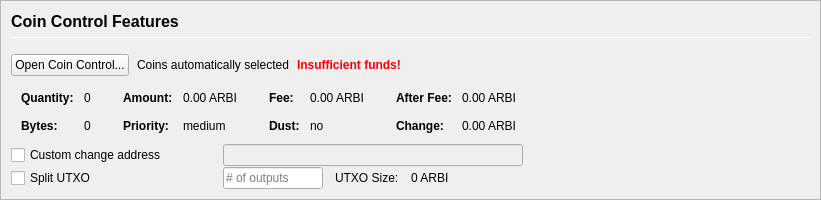
         <widget class="QFrame" name="frameCoinControl">
          <property name="sizePolicy">
           <sizepolicy hsizetype="Expanding" vsizetype="Expanding">
            <horstretch>0</horstretch>
            <verstretch>0</verstretch>
           </sizepolicy>
          </property>
          <property name="maximumSize">
           <size>
            <width>16777215</width>
            <height>16777215</height>
           </size>
          </property>
          <property name="frameShape">
           <enum>QFrame::StyledPanel</enum>
          </property>
          <property name="frameShadow">
           <enum>QFrame::Sunken</enum>
          </property>
          <layout class="QVBoxLayout" name="verticalLayoutCoinControl2">
           <property name="spacing">
            <number>0</number>
           </property>
           <property name="leftMargin">
            <number>0</number>
           </property>
           <property name="topMargin">
            <number>0</number>
           </property>
           <property name="rightMargin">
            <number>0</number>
           </property>
           <property name="bottomMargin">
            <number>0</number>
           </property>
           <item>
            <widget class="QFrame" name="frameCoinControl_BG">
             <layout class="QVBoxLayout" name="verticalLayoutCoinControl" stretch="0,0,0,0,0,0">
              <property name="spacing">
               <number>1</number>
              </property>
              <property name="leftMargin">
               <number>10</number>
              </property>
              <property name="topMargin">
               <number>10</number>
              </property>
              <item>
               <layout class="QHBoxLayout" name="horizontalLayoutCoinControl1">
                <property name="bottomMargin">
                 <number>15</number>
                </property>
                <item>
                 <layout class="QVBoxLayout" name="verticalLayout_3">
                  <property name="spacing">
                   <number>6</number>
                  </property>
                  <item>
                   <widget class="QLabel" name="labelCoinControlFeatures">
                    <property name="sizePolicy">
                     <sizepolicy hsizetype="Preferred" vsizetype="Maximum">
                      <horstretch>0</horstretch>
                      <verstretch>0</verstretch>
                     </sizepolicy>
                    </property>
                    <property name="minimumSize">
                     <size>
                      <width>0</width>
                      <height>20</height>
                     </size>
                    </property>
                    <property name="font">
                     <font>
                      <pointsize>12</pointsize>
                      <weight>75</weight>
                      <bold>true</bold>
                     </font>
                    </property>
                    <property name="styleSheet">
                     <string notr="true">font-weight:bold;</string>
                    </property>
                    <property name="text">
                     <string>Coin Control Features</string>
                    </property>
                   </widget>
                  </item>
                  <item>
                   <widget class="Line" name="line">
                    <property name="minimumSize">
                     <size>
                      <width>0</width>
                      <height>1</height>
                     </size>
                    </property>
                    <property name="maximumSize">
                     <size>
                      <width>16777215</width>
                      <height>1</height>
                     </size>
                    </property>
                    <property name="orientation">
                     <enum>Qt::Horizontal</enum>
                    </property>
                   </widget>
                  </item>
                 </layout>
                </item>
               </layout>
              </item>
              <item>
               <layout class="QHBoxLayout" name="horizontalLayoutCoinControl2" stretch="0,0,0,0">
                <property name="spacing">
                 <number>8</number>
                </property>
                <property name="bottomMargin">
                 <number>10</number>
                </property>
                <item>
                 <widget class="QPushButton" name="pushButtonCoinControl">
                  <property name="styleSheet">
                   <string notr="true"/>
                  </property>
                  <property name="text">
                   <string>Open Coin Control...</string>
                  </property>
                  <property name="autoDefault">
                   <bool>false</bool>
                  </property>
                 </widget>
                </item>
                <item>
                 <widget class="QLabel" name="labelCoinControlAutomaticallySelected">
                  <property name="text">
                   <string>Coins automatically selected</string>
                  </property>
                  <property name="margin">
                   <number>5</number>
                  </property>
                 </widget>
                </item>
                <item>
                 <widget class="QLabel" name="labelCoinControlInsuffFunds">
                  <property name="font">
                   <font>
                    <weight>75</weight>
                    <bold>true</bold>
                   </font>
                  </property>
                  <property name="styleSheet">
                   <string notr="true">color:red;font-weight:bold;</string>
                  </property>
                  <property name="text">
                   <string>Insufficient funds!</string>
                  </property>
                  <property name="margin">
                   <number>5</number>
                  </property>
                 </widget>
                </item>
                <item>
                 <spacer name="horizontalSpacerCoinControl">
                  <property name="orientation">
                   <enum>Qt::Horizontal</enum>
                  </property>
                  <property name="sizeHint" stdset="0">
                   <size>
                    <width>40</width>
                    <height>1</height>
                   </size>
                  </property>
                 </spacer>
                </item>
               </layout>
              </item>
              <item>
               <widget class="QWidget" name="widgetCoinControl" native="true">
                <property name="sizePolicy">
                 <sizepolicy hsizetype="Preferred" vsizetype="Preferred">
                  <horstretch>0</horstretch>
                  <verstretch>0</verstretch>
                 </sizepolicy>
                </property>
                <property name="minimumSize">
                 <size>
                  <width>0</width>
                  <height>0</height>
                 </size>
                </property>
                <property name="styleSheet">
                 <string notr="true"/>
                </property>
                <layout class="QHBoxLayout" name="horizontalLayoutCoinControl5">
                 <property name="leftMargin">
                  <number>0</number>
                 </property>
                 <property name="topMargin">
                  <number>0</number>
                 </property>
                 <property name="rightMargin">
                  <number>0</number>
                 </property>
                 <property name="bottomMargin">
                  <number>0</number>
                 </property>
                 <item>
                  <layout class="QHBoxLayout" name="horizontalLayoutCoinControl3" stretch="0,0,0,1">
                   <property name="spacing">
                    <number>20</number>
                   </property>
                   <property name="topMargin">
                    <number>0</number>
                   </property>
                   <property name="bottomMargin">
                    <number>10</number>
                   </property>
                   <item>
                    <layout class="QFormLayout" name="formLayoutCoinControl1">
                     <property name="horizontalSpacing">
                      <number>10</number>
                     </property>
                     <property name="verticalSpacing">
                      <number>14</number>
                     </property>
                     <property name="leftMargin">
                      <number>10</number>
                     </property>
                     <property name="topMargin">
                      <number>4</number>
                     </property>
                     <property name="rightMargin">
                      <number>6</number>
                     </property>
                     <item row="0" column="0">
                      <widget class="QLabel" name="labelCoinControlQuantityText">
                       <property name="font">
                        <font>
                         <weight>75</weight>
                         <bold>true</bold>
                        </font>
                       </property>
                       <property name="text">
                        <string>Quantity:</string>
                       </property>
                       <property name="margin">
                        <number>0</number>
                       </property>
                      </widget>
                     </item>
                     <item row="0" column="1">
                      <widget class="QLabel" name="labelCoinControlQuantity">
                       <property name="cursor">
                        <cursorShape>IBeamCursor</cursorShape>
                       </property>
                       <property name="contextMenuPolicy">
                        <enum>Qt::ActionsContextMenu</enum>
                       </property>
                       <property name="text">
                        <string notr="true">0</string>
                       </property>
                       <property name="margin">
                        <number>0</number>
                       </property>
                       <property name="textInteractionFlags">
                        <set>Qt::LinksAccessibleByMouse|Qt::TextSelectableByKeyboard|Qt::TextSelectableByMouse</set>
                       </property>
                      </widget>
                     </item>
                     <item row="1" column="0">
                      <widget class="QLabel" name="labelCoinControlBytesText">
                       <property name="font">
                        <font>
                         <weight>75</weight>
                         <bold>true</bold>
                        </font>
                       </property>
                       <property name="text">
                        <string>Bytes:</string>
                       </property>
                      </widget>
                     </item>
                     <item row="1" column="1">
                      <widget class="QLabel" name="labelCoinControlBytes">
                       <property name="cursor">
                        <cursorShape>IBeamCursor</cursorShape>
                       </property>
                       <property name="contextMenuPolicy">
                        <enum>Qt::ActionsContextMenu</enum>
                       </property>
                       <property name="text">
                        <string notr="true">0</string>
                       </property>
                       <property name="textInteractionFlags">
                        <set>Qt::LinksAccessibleByMouse|Qt::TextSelectableByKeyboard|Qt::TextSelectableByMouse</set>
                       </property>
                      </widget>
                     </item>
                    </layout>
                   </item>
                   <item>
                    <layout class="QFormLayout" name="formLayoutCoinControl2">
                     <property name="horizontalSpacing">
                      <number>10</number>
                     </property>
                     <property name="verticalSpacing">
                      <number>14</number>
                     </property>
                     <property name="leftMargin">
                      <number>6</number>
                     </property>
                     <property name="topMargin">
                      <number>4</number>
                     </property>
                     <property name="rightMargin">
                      <number>6</number>
                     </property>
                     <item row="0" column="0">
                      <widget class="QLabel" name="labelCoinControlAmountText">
                       <property name="font">
                        <font>
                         <weight>75</weight>
                         <bold>true</bold>
                        </font>
                       </property>
                       <property name="text">
                        <string>Amount:</string>
                       </property>
                       <property name="margin">
                        <number>0</number>
                       </property>
                      </widget>
                     </item>
                     <item row="0" column="1">
                      <widget class="QLabel" name="labelCoinControlAmount">
                       <property name="cursor">
                        <cursorShape>IBeamCursor</cursorShape>
                       </property>
                       <property name="contextMenuPolicy">
                        <enum>Qt::ActionsContextMenu</enum>
                       </property>
                       <property name="text">
                        <string notr="true">0.00 ARBI</string>
                       </property>
                       <property name="textInteractionFlags">
                        <set>Qt::LinksAccessibleByMouse|Qt::TextSelectableByKeyboard|Qt::TextSelectableByMouse</set>
                       </property>
                      </widget>
                     </item>
                     <item row="1" column="0">
                      <widget class="QLabel" name="labelCoinControlPriorityText">
                       <property name="font">
                        <font>
                         <weight>75</weight>
                         <bold>true</bold>
                        </font>
                       </property>
                       <property name="text">
                        <string>Priority:</string>
                       </property>
                      </widget>
                     </item>
                     <item row="1" column="1">
                      <widget class="QLabel" name="labelCoinControlPriority">
                       <property name="cursor">
                        <cursorShape>IBeamCursor</cursorShape>
                       </property>
                       <property name="contextMenuPolicy">
                        <enum>Qt::ActionsContextMenu</enum>
                       </property>
                       <property name="text">
                        <string>medium</string>
                       </property>
                       <property name="textInteractionFlags">
                        <set>Qt::LinksAccessibleByMouse|Qt::TextSelectableByKeyboard|Qt::TextSelectableByMouse</set>
                       </property>
                      </widget>
                     </item>
                    </layout>
                   </item>
                   <item>
                    <layout class="QFormLayout" name="formLayoutCoinControl3">
                     <property name="horizontalSpacing">
                      <number>10</number>
                     </property>
                     <property name="verticalSpacing">
                      <number>14</number>
                     </property>
                     <property name="leftMargin">
                      <number>6</number>
                     </property>
                     <property name="topMargin">
                      <number>4</number>
                     </property>
                     <property name="rightMargin">
                      <number>6</number>
                     </property>
                     <item row="0" column="0">
                      <widget class="QLabel" name="labelCoinControlFeeText">
                       <property name="font">
                        <font>
                         <weight>75</weight>
                         <bold>true</bold>
                        </font>
                       </property>
                       <property name="text">
                        <string>Fee:</string>
                       </property>
                       <property name="margin">
                        <number>0</number>
                       </property>
                      </widget>
                     </item>
                     <item row="0" column="1">
                      <widget class="QLabel" name="labelCoinControlFee">
                       <property name="cursor">
                        <cursorShape>IBeamCursor</cursorShape>
                       </property>
                       <property name="contextMenuPolicy">
                        <enum>Qt::ActionsContextMenu</enum>
                       </property>
                       <property name="text">
                        <string notr="true">0.00 ARBI</string>
                       </property>
                       <property name="textInteractionFlags">
                        <set>Qt::LinksAccessibleByMouse|Qt::TextSelectableByKeyboard|Qt::TextSelectableByMouse</set>
                       </property>
                      </widget>
                     </item>
                     <item row="1" column="0">
                      <widget class="QLabel" name="labelCoinControlLowOutputText">
                       <property name="font">
                        <font>
                         <weight>75</weight>
                         <bold>true</bold>
                        </font>
                       </property>
                       <property name="text">
                        <string>Dust:</string>
                       </property>
                      </widget>
                     </item>
                     <item row="1" column="1">
                      <widget class="QLabel" name="labelCoinControlLowOutput">
                       <property name="cursor">
                        <cursorShape>IBeamCursor</cursorShape>
                       </property>
                       <property name="contextMenuPolicy">
                        <enum>Qt::ActionsContextMenu</enum>
                       </property>
                       <property name="text">
                        <string>no</string>
                       </property>
                       <property name="textInteractionFlags">
                        <set>Qt::LinksAccessibleByMouse|Qt::TextSelectableByKeyboard|Qt::TextSelectableByMouse</set>
                       </property>
                      </widget>
                     </item>
                    </layout>
                   </item>
                   <item>
                    <layout class="QFormLayout" name="formLayoutCoinControl4">
                     <property name="horizontalSpacing">
                      <number>10</number>
                     </property>
                     <property name="verticalSpacing">
                      <number>14</number>
                     </property>
                     <property name="leftMargin">
                      <number>6</number>
                     </property>
                     <property name="topMargin">
                      <number>4</number>
                     </property>
                     <property name="rightMargin">
                      <number>6</number>
                     </property>
                     <item row="0" column="0">
                      <widget class="QLabel" name="labelCoinControlAfterFeeText">
                       <property name="font">
                        <font>
                         <weight>75</weight>
                         <bold>true</bold>
                        </font>
                       </property>
                       <property name="text">
                        <string>After Fee:</string>
                       </property>
                       <property name="margin">
                        <number>0</number>
                       </property>
                      </widget>
                     </item>
                     <item row="0" column="1">
                      <widget class="QLabel" name="labelCoinControlAfterFee">
                       <property name="cursor">
                        <cursorShape>IBeamCursor</cursorShape>
                       </property>
                       <property name="contextMenuPolicy">
                        <enum>Qt::ActionsContextMenu</enum>
                       </property>
                       <property name="text">
                        <string notr="true">0.00 ARBI</string>
                       </property>
                       <property name="textInteractionFlags">
                        <set>Qt::LinksAccessibleByMouse|Qt::TextSelectableByKeyboard|Qt::TextSelectableByMouse</set>
                       </property>
                      </widget>
                     </item>
                     <item row="1" column="0">
                      <widget class="QLabel" name="labelCoinControlChangeText">
                       <property name="font">
                        <font>
                         <weight>75</weight>
                         <bold>true</bold>
                        </font>
                       </property>
                       <property name="text">
                        <string>Change:</string>
                       </property>
                      </widget>
                     </item>
                     <item row="1" column="1">
                      <widget class="QLabel" name="labelCoinControlChange">
                       <property name="cursor">
                        <cursorShape>IBeamCursor</cursorShape>
                       </property>
                       <property name="contextMenuPolicy">
                        <enum>Qt::ActionsContextMenu</enum>
                       </property>
                       <property name="text">
                        <string notr="true">0.00 ARBI</string>
                       </property>
                       <property name="textInteractionFlags">
                        <set>Qt::LinksAccessibleByMouse|Qt::TextSelectableByKeyboard|Qt::TextSelectableByMouse</set>
                       </property>
                      </widget>
                     </item>
                    </layout>
                   </item>
                  </layout>
                 </item>
                </layout>
               </widget>
              </item>
              <item>
               <layout class="QHBoxLayout" name="horizontalLayoutCoinControl4">
                <property name="spacing">
                 <number>12</number>
                </property>
                <property name="sizeConstraint">
                 <enum>QLayout::SetDefaultConstraint</enum>
                </property>
                <property name="topMargin">
                 <number>0</number>
                </property>
                <property name="rightMargin">
                 <number>0</number>
                </property>
                <item>
                 <widget class="QCheckBox" name="checkBoxCoinControlChange">
                  <property name="sizePolicy">
                   <sizepolicy hsizetype="Preferred" vsizetype="Preferred">
                    <horstretch>0</horstretch>
                    <verstretch>0</verstretch>
                   </sizepolicy>
                  </property>
                  <property name="minimumSize">
                   <size>
                    <width>200</width>
                    <height>0</height>
                   </size>
                  </property>
                  <property name="maximumSize">
                   <size>
                    <width>200</width>
                    <height>16777215</height>
                   </size>
                  </property>
                  <property name="toolTip">
                   <string>If this is activated, but the change address is empty or invalid, change will be sent to a newly generated address.</string>
                  </property>
                  <property name="text">
                   <string>Custom change address</string>
                  </property>
                 </widget>
                </item>
                <item>
                 <widget class="QValidatedLineEdit" name="lineEditCoinControlChange">
                  <property name="enabled">
                   <bool>false</bool>
                  </property>
                  <property name="sizePolicy">
                   <sizepolicy hsizetype="Preferred" vsizetype="Preferred">
                    <horstretch>0</horstretch>
                    <verstretch>0</verstretch>
                   </sizepolicy>
                  </property>
                  <property name="minimumSize">
                   <size>
                    <width>300</width>
                    <height>0</height>
                   </size>
                  </property>
                 </widget>
                </item>
                <item>
                 <widget class="QLabel" name="labelCoinControlChangeLabel">
                  <property name="sizePolicy">
                   <sizepolicy hsizetype="Preferred" vsizetype="Preferred">
                    <horstretch>0</horstretch>
                    <verstretch>0</verstretch>
                   </sizepolicy>
                  </property>
                  <property name="minimumSize">
                   <size>
                    <width>100</width>
                    <height>0</height>
                   </size>
                  </property>
                  <property name="text">
                   <string/>
                  </property>
                  <property name="margin">
                   <number>3</number>
                  </property>
                 </widget>
                </item>
               </layout>
              </item>
              <item>
               <layout class="QHBoxLayout" name="horizontalLayoutCoinControl6">
                <property name="spacing">
                 <number>12</number>
                </property>
                <property name="rightMargin">
                 <number>0</number>
                </property>
                <item>
                 <widget class="QCheckBox" name="splitBlockCheckBox">
                  <property name="sizePolicy">
                   <sizepolicy hsizetype="Preferred" vsizetype="Preferred">
                    <horstretch>0</horstretch>
                    <verstretch>0</verstretch>
                   </sizepolicy>
                  </property>
                  <property name="minimumSize">
                   <size>
                    <width>200</width>
                    <height>0</height>
                   </size>
                  </property>
                  <property name="maximumSize">
                   <size>
                    <width>200</width>
                    <height>16777215</height>
                   </size>
                  </property>
                  <property name="text">
                   <string>Split UTXO</string>
                  </property>
                 </widget>
                </item>
                <item>
                 <widget class="QLineEdit" name="splitBlockLineEdit">
                  <property name="sizePolicy">
                   <sizepolicy hsizetype="Preferred" vsizetype="Preferred">
                    <horstretch>50</horstretch>
                    <verstretch>0</verstretch>
                   </sizepolicy>
                  </property>
                  <property name="minimumSize">
                   <size>
                    <width>100</width>
                    <height>0</height>
                   </size>
                  </property>
                  <property name="maximumSize">
                   <size>
                    <width>100</width>
                    <height>16777215</height>
                   </size>
                  </property>
                  <property name="placeholderText">
                   <string># of outputs</string>
                  </property>
                 </widget>
                </item>
                <item>
                 <widget class="QLabel" name="labelBlockSizeText">
                  <property name="text">
                   <string>UTXO Size:</string>
                  </property>
                 </widget>
                </item>
                <item>
                 <widget class="QLabel" name="labelBlockSize">
                  <property name="text">
                   <string>0 ARBI</string>
                  </property>
                 </widget>
                </item>
                <item>
                 <spacer name="horizontalSpacer_7">
                  <property name="orientation">
                   <enum>Qt::Horizontal</enum>
                  </property>
                  <property name="sizeHint" stdset="0">
                   <size>
                    <width>40</width>
                    <height>20</height>
                   </size>
                  </property>
                 </spacer>
                </item>
               </layout>
              </item>
              <item>
               <spacer name="verticalSpacerCoinControl">
                <property name="orientation">
                 <enum>Qt::Vertical</enum>
                </property>
                <property name="sizeHint" stdset="0">
                 <size>
                  <width>800</width>
                  <height>1</height>
                 </size>
                </property>
               </spacer>
              </item>
             </layout>
            </widget>
           </item>
          </layout>
         </widget>
